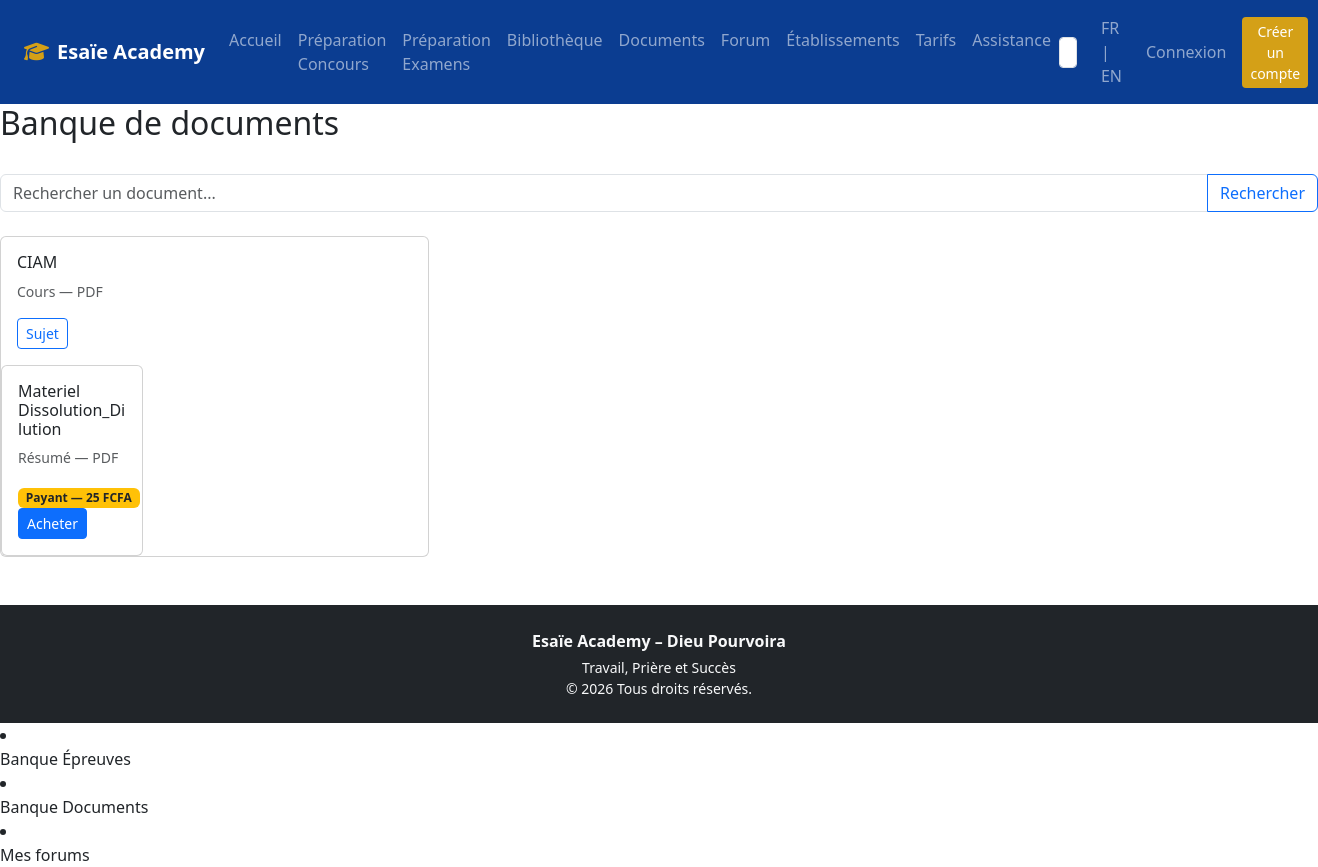
/documents/, run on the app's committed database.
### documents/models.py (models this page shows, shortened)
class BaseDocumentModel(models.Model):
    uuid = models.UUIDField(
        default=uuid.uuid4,
        editable=False,
        unique=True,
        verbose_name="Identifiant unique"
    )
    created_at = models.DateTimeField(
        auto_now_add=True,
        verbose_name="Créé le"
    )
    updated_at = models.DateTimeField(
        auto_now=True,
        verbose_name="Modifié le"
    )
    active = models.BooleanField(
        default=True,
        verbose_name="Actif"
    )
    class Meta:
        abstract = True

class Document(BaseDocumentModel):
    ACCESS_CHOICES = [
        ("free", "Gratuit"),
        ("premium", "Réservé Premium"),
        ("paid", "Payant"),
        ("school", "Réservé aux établissements"),
    ]
    LEVEL_CHOICES = [
        ("primary", "Primaire"),
        ("secondary", "Secondaire"),
        ("university", "Université"),
        ("other", "Autre"),
    ]
    title = models.CharField(
        max_length=255,
        verbose_name="Titre"
    )
    slug = models.SlugField(
        unique=True,
        verbose_name="Slug"
    )
    category = models.ForeignKey(
        "DocumentCategory",
        on_delete=models.PROTECT,
        related_name="documents",
        verbose_name="Catégorie"
    )
    document_type = models.ForeignKey(
        "DocumentType",
        on_delete=models.PROTECT,
        related_name="documents",
        verbose_name="Type de document"
    )
    subject = models.ForeignKey(
        "subjects.Subject",
        on_delete=models.SET_NULL,
        null=True,
        blank=True,
        related_name="documents",
        verbose_name="Matière"
    )
    classe = models.ForeignKey(
        "classes.Classe",
        on_delete=models.SET_NULL,
        null=True,
        blank=True,
        related_name="documents",
        verbose_name="Classe"
    )
    school_year = models.ForeignKey(
        "school.SchoolYear",
        on_delete=models.SET_NULL,
        null=True,
        blank=True,
        related_name="documents",
        verbose_name="Année scolaire"
    )
    teacher = models.ForeignKey(
        "teachers.Teacher",
        on_delete=models.SET_NULL,
        null=True,
        blank=True,
        related_name="documents",
        verbose_name="Auteur"
    )
    level = models.CharField(
        max_length=30,
        choices=LEVEL_CHOICES,
        default="secondary",
        verbose_name="Niveau"
    )
    access_type = models.CharField(
        max_length=20,
        choices=ACCESS_CHOICES,
        default="free",
        verbose_name="Accès"
    )
    prix = models.DecimalField(
        max_digits=10,
        decimal_places=0,
        null=True,
        blank=True,
        verbose_name="Prix (FCFA)"
    )
    short_description = models.CharField(
        max_length=255,
        blank=True,
        verbose_name="Description courte"
    )
    description = models.TextField(
        blank=True,
        verbose_name="Description complète"
    )
    cover_image = models.ImageField(
        upload_to="documents/covers/",
        blank=True,
        null=True,
        verbose_name="Image de couverture"
    )
    featured = models.BooleanField(
        default=False,
        verbose_name="Document à la une"
    )
    downloadable = models.BooleanField(
        default=True,
        verbose_name="Téléchargeable"
    )
    is_deleted = models.BooleanField(default=False)
    deleted_at = models.DateTimeField(null=True, blank=True)
    published = models.BooleanField(
        default=True,
        verbose_name="Publié"
    )
    publication_date = models.DateTimeField(
        default=timezone.now,
        verbose_name="Date de publication"
    )
    series = models.ManyToManyField(
        "DocumentSeries",
        blank=True,
        related_name="documents",
        verbose_name="Séries concernées"
    )
    class Meta:
        verbose_name = "Document"
        verbose_name_plural = "Documents"
        ordering = ["-publication_date", "title"]

class DocumentCategory(BaseDocumentModel):
    name = models.CharField(
        max_length=150,
        unique=True,
        verbose_name="Nom de la catégorie"
    )
    code = models.CharField(
        max_length=20,
        unique=True,
        verbose_name="Code"
    )
    description = models.TextField(
        blank=True,
        verbose_name="Description"
    )
    icon = models.CharField(
        max_length=100,
        blank=True,
        verbose_name="Icône"
    )
    color = models.CharField(
        max_length=20,
        default="#1976D2",
        verbose_name="Couleur"
    )
    display_order = models.PositiveIntegerField(
        default=1,
        verbose_name="Ordre d'affichage"
    )
    class Meta:
        verbose_name = "Catégorie de document"
        verbose_name_plural = "Catégories de documents"
        ordering = ["display_order", "name"]

class DocumentType(BaseDocumentModel):
    FILE_TYPE_CHOICES = [
        ("pdf", "PDF"),
        ("word", "Microsoft Word"),
        ("excel", "Microsoft Excel"),
        ("powerpoint", "Microsoft PowerPoint"),
        ("image", "Image"),
        ("audio", "Audio"),
        ("video", "Vidéo"),
        ("zip", "Archive ZIP"),
        ("other", "Autre"),
    ]
    name = models.CharField(
        max_length=100,
        unique=True,
        verbose_name="Nom"
    )
    code = models.CharField(
        max_length=20,
        unique=True,
        verbose_name="Code"
    )
    file_type = models.CharField(
        max_length=30,
        choices=FILE_TYPE_CHOICES,
        verbose_name="Type de fichier"
    )
    extension = models.CharField(
        max_length=20,
        verbose_name="Extension"
    )
    mime_type = models.CharField(
        max_length=100,
        blank=True,
        verbose_name="Type MIME"
    )
    icon = models.CharField(
        max_length=100,
        blank=True,
        verbose_name="Icône"
    )
    color = models.CharField(
        max_length=20,
        default="#4CAF50",
        verbose_name="Couleur"
    )
    max_size_mb = models.PositiveIntegerField(
        default=100,
        verbose_name="Taille maximale (Mo)"
    )
    display_order = models.PositiveIntegerField(
        default=1,
        verbose_name="Ordre d'affichage"
    )
    class Meta:
        verbose_name = "Type de document"
        verbose_name_plural = "Types de documents"
        ordering = ["display_order", "name"]

class DocumentFile(BaseDocumentModel):
    document = models.ForeignKey(
        "Document",
        on_delete=models.CASCADE,
        related_name="files",
        verbose_name="Document"
    )
    file_type = models.ForeignKey(
        "DocumentType",
        on_delete=models.PROTECT,
        related_name="files",
        verbose_name="Type de fichier"
    )
    title = models.CharField(
        max_length=255,
        verbose_name="Titre du fichier"
    )
    file = models.FileField(
        upload_to="documents/files/",
        verbose_name="Fichier"
    )
    version = models.CharField(
        max_length=20,
        default="1.0",
        verbose_name="Version"
    )
    file_size = models.PositiveBigIntegerField(
        default=0,
        verbose_name="Taille (octets)"
    )
    download_count = models.PositiveIntegerField(
        default=0,
        verbose_name="Nombre de téléchargements"
    )
    is_main_file = models.BooleanField(
        default=True,
        verbose_name="Fichier principal"
    )
    class Meta:
        verbose_name = "Fichier du document"
        verbose_name_plural = "Fichiers des documents"
        ordering = ["document", "title"]

### documents/views.py (the view)
# urls.py: path("", views.liste_documents, name="liste_documents"),
def liste_documents(request):
    query = request.GET.get("q", "").strip()
    documents = (
        Document.objects
        .filter(published=True)
        .select_related("category", "document_type")
        .prefetch_related("files")
    )
    if query:
        documents = documents.filter(
            Q(title__icontains=query)
            | Q(category__name__icontains=query)
            | Q(description__icontains=query)
        )
    for doc in documents:
        doc.a_acces = _a_acces(request.user, doc)
    return render(
        request,
        "documents/liste.html",
        {
            "documents": documents,
            "query": query,
        },
    )

### documents/views.py (called while the page is built, shortened)
def _a_acces(user, document):
    if document.access_type != "paid" or not document.prix:
        return True
    if user.is_authenticated and user.role == "admin":
        return True
    if not user.is_authenticated:
        return False

### documents/templates/documents/liste.html (shortened to what this page needs)
{% extends "portal/base.html" %}
{% block content %}
    <div class="d-flex justify-content-between align-items-center mb-4">
        <h2>Banque de documents</h2>
    </div>
    <form method="get" class="mb-4">
        <div class="input-group">
            <input type="text" name="q" class="form-control" placeholder="Rechercher un document..." value="{{ query }}">
            <button type="submit" class="btn btn-outline-primary">Rechercher</button>
        </div>
    </form>
    <div class="row g-3">
        {% for doc in documents %}
            <div class="col-md-4">
                <div class="card h-100">
                    <div class="card-body">
                        <h6 class="card-title">{{ doc.title }}</h6>
                        <p class="text-muted small mb-1">{{ doc.category.name }} — {{ doc.document_type.name }}</p>
                        {% if doc.a_acces and doc.published %}
                            {% for f in doc.files.all %}
                                {% if f.is_main_file %}
                                    <a href="{% url 'documents:telecharger' doc.pk f.pk %}" class="btn btn-outline-primary btn-sm">Sujet</a>
                                {% else %}
                                    <a href="{% url 'documents:telecharger' doc.pk f.pk %}" class="btn btn-outline-success btn-sm">Corrigé</a>
                                {% endif %}
                            {% endfor %}
                        {% elif doc.published %}
                            <span class="badge bg-warning text-dark">Payant — {{ doc.prix }} FCFA</span>
                            <a href="{% url 'monetisation:acheter' 'documents' 'document' doc.pk %}" class="btn btn-primary btn-sm">Acheter</a>
                        {% endif %}
            </div>
        {% empty %}
            <p class="text-muted">Aucun document pour l'instant.</p>
        {% endfor %}
    </div>
</div>
{% endblock %}

### portal/templates/portal/base.html (style rules this page uses)
:root { --ea-primary: #0b3d91; --ea-gold: #d4a017; }

### data on the page
Document: title "CIAM", category.name "Cours", document_type.name "PDF"
DocumentFile: is_main_file "Sujet"
Document: title "Materiel Dissolution_Dilution", category.name "Résumé", document_type.name "PDF", prix "25"
